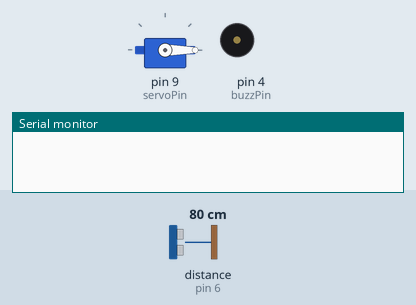
A sketch run on a simulated Arduino Uno, built with avr-gcc and run on an emulated ATmega328P. Shown: servo, buzzer (waves = sounding), the last lines printed to the serial monitor. Wiring (inferred from the names in the program): ultrasonic range finder: trigger pin 7; echo pin 6. The inputs (shaded band) are chosen by the test bench; at power-on: distance to the obstacle (sensor on pin 6) 80 cm. The echo pulse lasts 58.3 µs per cm.

Above: at 1.2 s.
1.3 s: distance to the obstacle (sensor on pin 6) set to 11 cm
2.8 s: distance to the obstacle (sensor on pin 6) set to 8 cm
At 3.03 s:
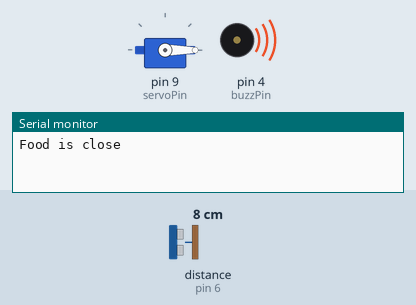
At 3.6 s:
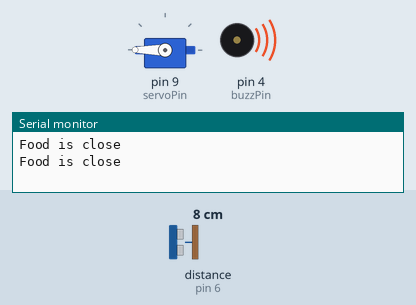
Timing chart, 0 to 5.8 s (numbered marks = the images above; inputs shaded):
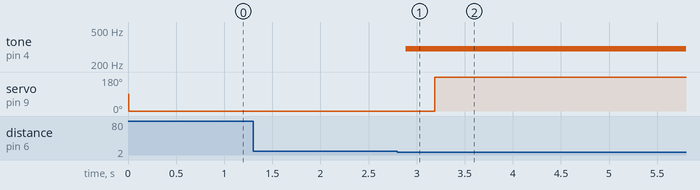

The sketch:

Automatic_Mask_Opener.ino
```cpp
#include <Servo.h>

const int trigPin = 7;
const int echoPin = 6;

Servo lidServo;
const int servoPin = 9;

const int buzzPin = 4;

void setup() {
  Serial.begin(9600);
  lidServo.attach(servoPin);
}

void beep(int pin , float freq, float duration, float gap)
{
  tone(pin, freq, duration);
  delay(gap);
  tone(pin, freq, duration);
}

void loop() {
  pinMode(trigPin, OUTPUT);
  digitalWrite(trigPin, LOW);
  delayMicroseconds(2);
  digitalWrite(trigPin, HIGH);
  delayMicroseconds(10);
  digitalWrite(trigPin, LOW);
  pinMode(echoPin, INPUT);

  long duration = pulseIn(echoPin, HIGH);
  int cm = duration / 29 / 2;

  if (cm < 10)
  {
    Serial.println("Food is close");
    beep(buzzPin, 300, 500, 300);
    lidServo.write(180);
  }
  else
    lidServo.write(0);

  delay(100);
}
```

Measured:
- the behaviour switches between 10 and 9 cm on distance to the obstacle (sensor on pin 6) (found by bisection; images 0 and 1)
- after the input at 1.3 s, every drawn part: stays the same
- after the input at 2.8 s, tone on pin 4 (buzzPin): silent → 300 Hz after 0.09 s; servo on pin 9 (servoPin): 0° → 180° after 0.39 s
